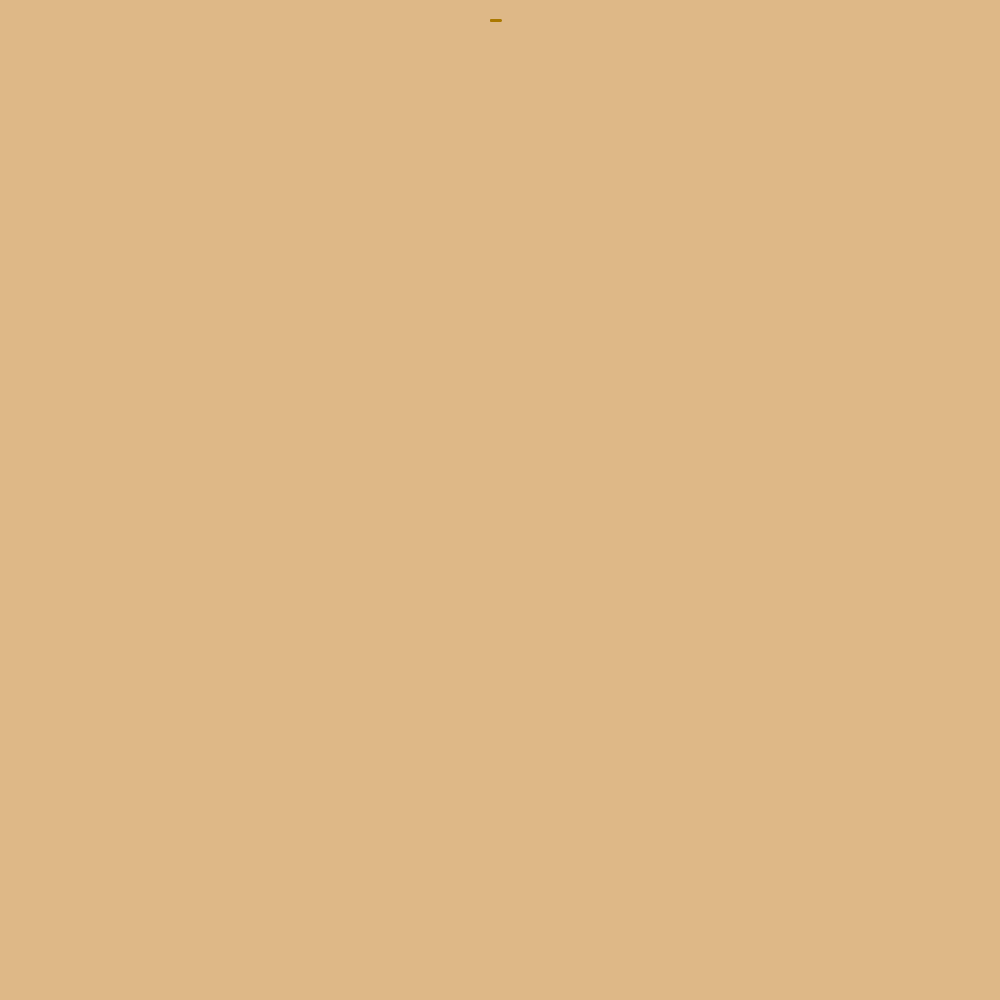
Frame 1 (no input)
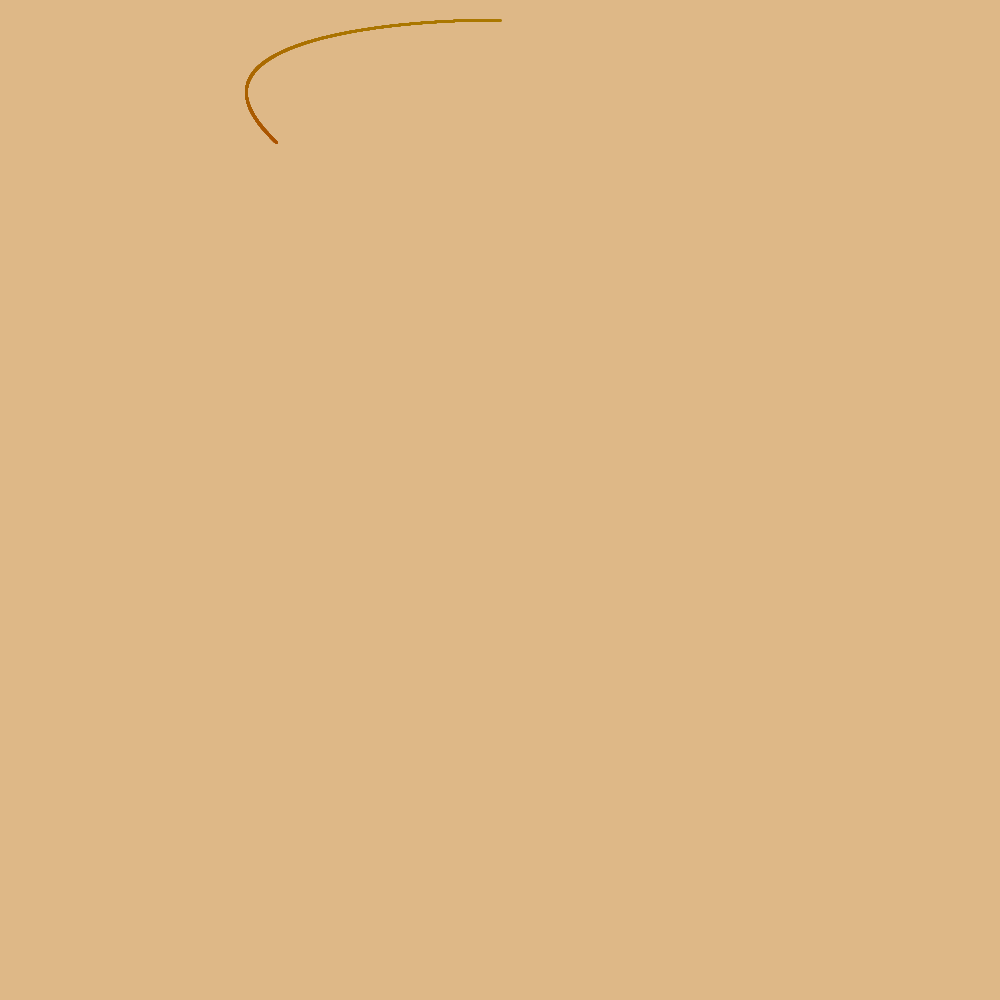
Frame 60 (the mouse pressed at the canvas centre just before this capture)
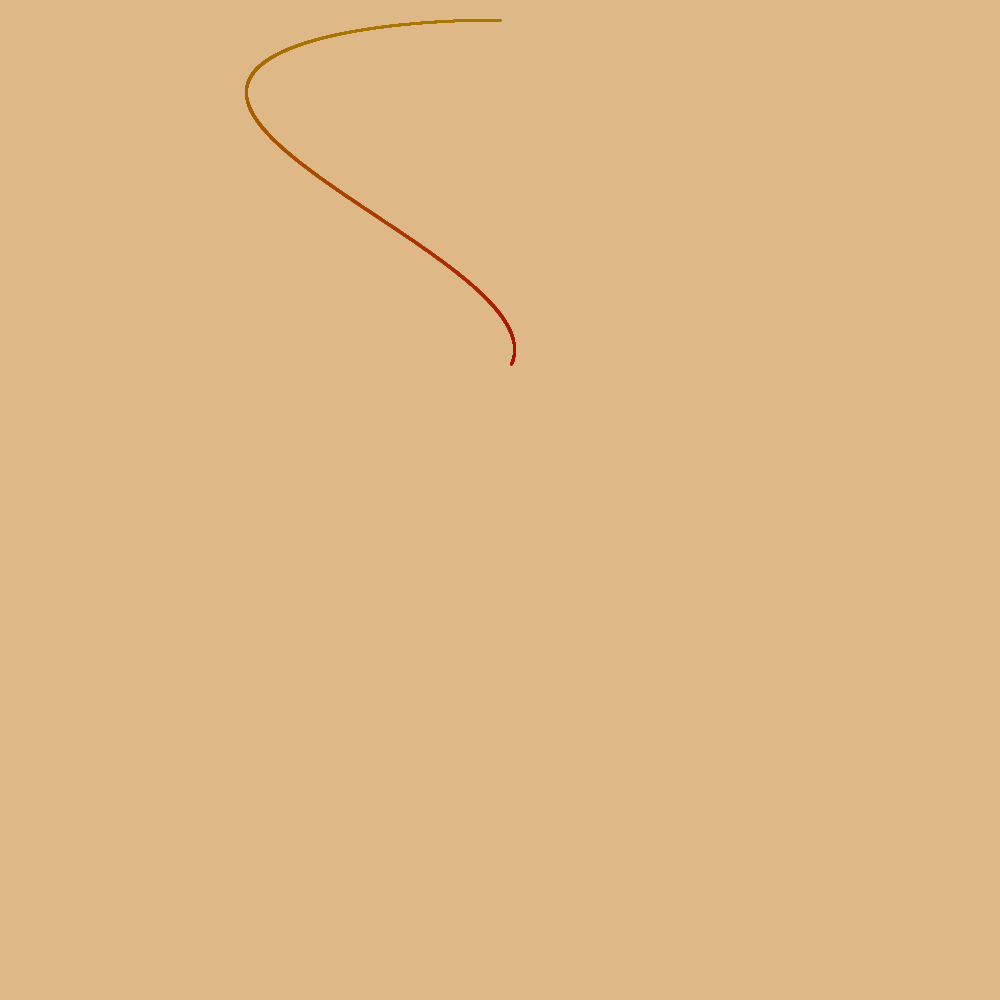
Frame 120 (the mouse held since frame 60 and released just before this capture)

The Processing sketch that drew these frames (run headless with seeded random() and noise(); from frame 60 on, the mouse is pressed at the canvas centre):

// Processing sketch: roataringText
// ── roataringText.pde
float x_pos = 0.0;
float y_pos = 0.0;
float t = 0.0;

void setup() {
  size(1000, 1000);
  background(222, 184, 135);
  noFill();
  colorMode(HSB);
  stroke(30*(.5*cos(2*t)+.5),255,170);
}

void draw() {
  float id = t % (8*PI);
  if (id < 4*PI){
    colorMode(HSB);
    stroke(15*cos(2*t)+15,255,170);
    float i =0.0;
    while (i<0.01) {
      float[] coords = get_coords(t+i);
      ellipse(coords[0], coords[1], 2, 2);
      i+=0.0005;
    }
  } else{
    colorMode(HSB);
    stroke(30*cos(2*t)+180,255,150);
    float i =0.0;
    while (i<0.01) {
      float[] coords = get_coords(t+i);
      ellipse(coords[0], coords[1], 2, 2);
      i+=0.0005;
    }
  }
  t+=0.01;
}

float[] get_coords(float t){
  y_pos = -180*(cos(.5*t) + cos(2*t))+380;
  x_pos = -180*(sin(t) + sin(4*t))+500;
  return new float[] {x_pos,y_pos};
}
